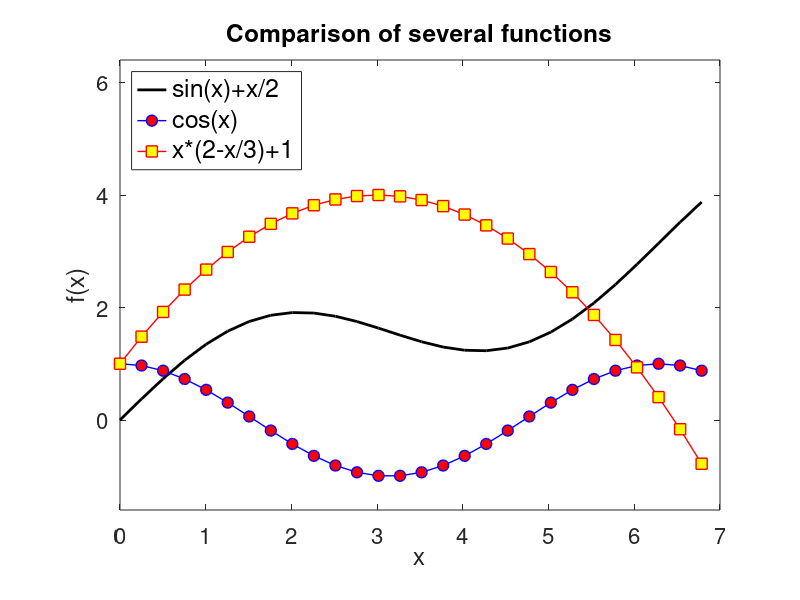

MATLAB code to generate this figure:
%
clear
figure(1)
clf reset
axes('position',[0.15,0.15,0.75,0.75])
%
xa=[0:0.08:2.2]*pi;
y1=sin(xa)+xa/2;
y2=cos(xa);
y3=xa.*(2-xa/3)+1;
h1=plot(xa, y1, 'k-','linewidth',2.0);
hold on
h2=plot(xa, y2,'b-o','linewidth',1.0,'markerfacecolor','r','markersize',8);
h3=plot(xa, y3,'r-s','linewidth',1.0,'markerfacecolor','y','markersize',8);
%
set(gca,'fontsize',16)
xlabel('x')
ylabel('f(x)')
title('Comparison of several functions')
axis([0,7, -1.6, 6.4])
hL=legend([h1,h2,h3],'sin(x)+x/2','cos(x)','x*(2-x/3)+1',...
  'location','northwest');
set(hL,'fontsize',18)
%
%